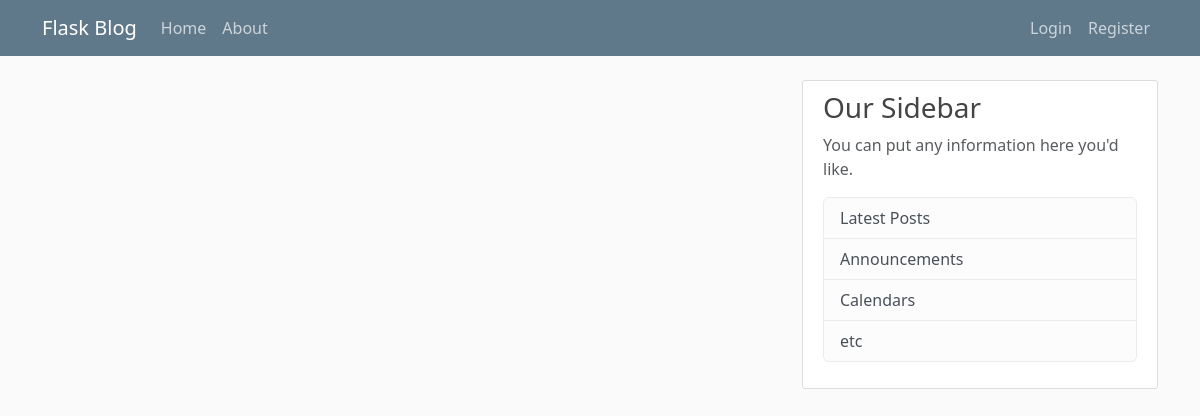
Page /home on the earlier database version.
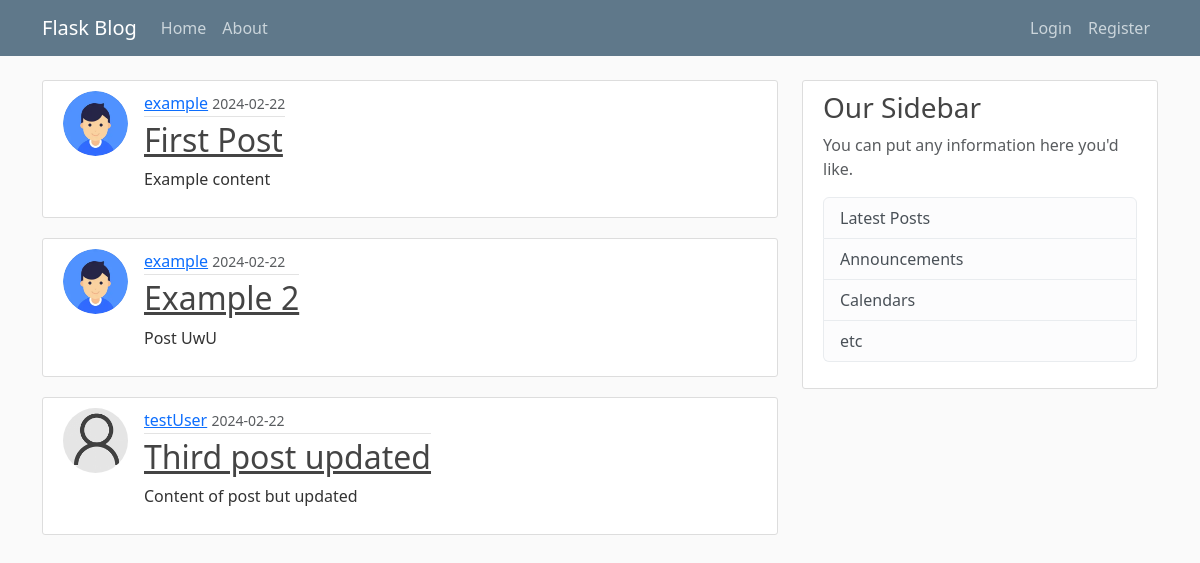
Same page on the later database version.
### flaskblog/models.py (models this page shows, shortened)
class Post(db.Model):
    id = db.Column(db.Integer, primary_key=True)
    title = db.Column(db.String(100), nullable=False)
    date_posted = db.Column(db.DateTime, nullable=False, default=datetime.utcnow)
    content = db.Column(db.Text, nullable=False)
    user_id = db.Column(db.Integer, db.ForeignKey('user.id'), nullable=False)

class User(db.Model, UserMixin):
    id = db.Column(db.Integer, primary_key=True)
    username = db.Column(db.String(20), unique=True, nullable=False)
    email = db.Column(db.String(120), unique=True, nullable=False)
    image_file = db.Column(db.String(20), nullable=False, default='default.jpg')
    password = db.Column(db.String(60), nullable=False)
    posts = db.relationship('Post', backref='author', lazy=True)

### flaskblog/routes.py (the view)
@app.route("/")
@app.route("/home")
def home():
    posts = Post.query.all()
    return render_template('home.html', posts= posts)

### flaskblog/templates/home.html
{% extends 'layout.html' %}
{% block content %}
    {% for post in posts %}
        <article class="media content-section" style= "display: flex;">
            <img class= "rounded-circle article-img" src= "{{ url_for('static', filename= 'profile_pics/' + post.author.image_file) }}">
            <div class="media-body">
            <div class="article-metadata">
                <a class="mr-2" href="#">{{ post.author.username }}</a>
                <small class="text-muted">{{ post.date_posted.strftime('%Y-%m-%d') }}</small>
            </div>
            <h2><a class="article-title" href="{{ url_for('post', post_id= post.id) }}">{{ post.title }}</a></h2>
            <p class="article-content">{{ post.content }}</p>
            </div>
        </article>
    {% endfor %}
{% endblock content %}

### flaskblog/templates/layout.html (shortened to what this page needs)
<!DOCTYPE html>
<html>
    <head>
        <link href="https://cdn.jsdelivr.net/npm/bootstrap@5.3.2/dist/css/bootstrap.min.css" rel="stylesheet">
        <link rel= "stylesheet" type= "text/css" href= "{{ url_for('static', filename= 'main.css') }}">
    </head>
    <body>
        <header class="site-header">
            <nav class="navbar navbar-expand-md navbar-dark bg-steel fixed-top">
                <div class="container">
                    <a class="navbar-brand mr-4" href="/">Flask Blog</a>
                    <div class="collapse navbar-collapse" id="navbarToggle" style="justify-content: space-between;">
                        <div class="navbar-nav mr-auto">
                            <a class="nav-item nav-link" href="{{ url_for('home') }}">Home</a>
                            <a class="nav-item nav-link" href="{{ url_for('about') }}">About</a>
                        </div>
                        <div class="navbar-nav">
                            {% if current_user.is_authenticated %}
                                <a class="nav-item nav-link" href="{{ url_for('newPost') }}">New Post</a>
                                <a class="nav-item nav-link" href="{{ url_for('account') }}">Account</a>
                                <a class="nav-item nav-link" href="{{ url_for('logout') }}">Logout</a>
                            {% else %}
                                <a class="nav-item nav-link" href="{{ url_for('login') }}">Login</a>
                                <a class="nav-item nav-link" href="{{ url_for('register') }}">Register</a>
                            {% endif %}
                        </div>
                    </div>
                </div>
            </nav>
        </header>
        <main role="main" class="container">
            <div class="row">
              <div class="col-md-8">
                {% block content %}{% endblock %}
              </div>
              <div class="col-md-4">
                <div class="content-section">
                  <h3>Our Sidebar</h3>
                  <p class='text-muted'>You can put any information here you'd like.
                    <ul class="list-group">
                      <li class="list-group-item list-group-item-light">Latest Posts</li>
                      <li class="list-group-item list-group-item-light">Announcements</li>
                      <li class="list-group-item list-group-item-light">Calendars</li>
                      <li class="list-group-item list-group-item-light">etc</li>
                    </ul>
                  </p>
                </div>
              </div>
            </div>
        </main>
    </body>
</html>

### flaskblog/static/main.css (style rules this page uses)
body { background: #fafafa; color: #333333; margin-top: 5rem; }
h1, h2, h3, h4, h5, h6 { color: #444444; }
.bg-steel { background-color: #5f788a; }
.site-header .navbar-nav .nav-link { color: #cbd5db; }
.content-section { background: #ffffff; padding: 10px 20px; border: 1px solid #dddddd; border-radius: 3px; margin-bottom: 20px; }
.article-title { color: #444444; }
.article-content { white-space: pre-line; }
.article-img { height: 65px; width: 65px; margin-right: 16px; }
.article-metadata { padding-bottom: 1px; margin-bottom: 4px; border-bottom: 1px solid #e3e3e3 }

Differences in the rows shown:
added Post: image_file (picture), author.username "example", date_posted "2024-02-22", title "First Post", content "Example content"
added Post: image_file (picture), author.username "example", date_posted "2024-02-22", title "Example 2", content "Post UwU"
added Post: image_file (placeholder picture), author.username "testUser", date_posted "2024-02-22", title "Third post updated", content "Content of post but updated"
